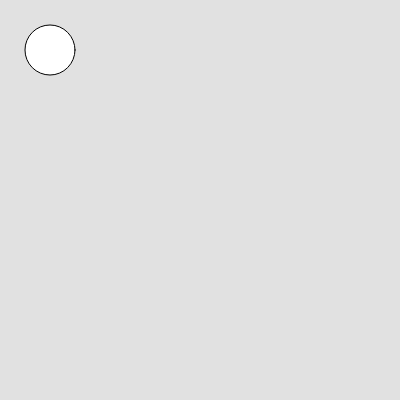
Frame 1 (no input)
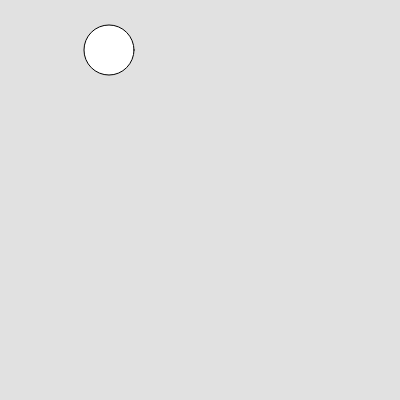
Frame 60 (no input)
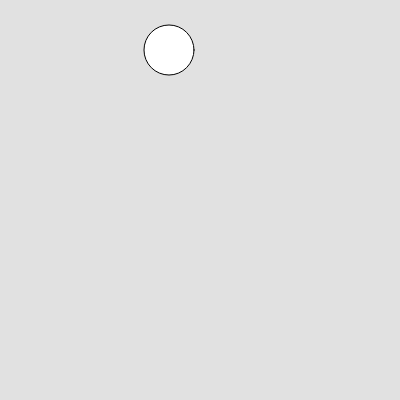
Frame 120 (the mouse pressed at the canvas centre since frame 60)

The p5.js sketch that drew these frames (run headless with seeded random() and noise() and a simulated clock; from frame 60 on, the mouse is pressed at the canvas centre):

// p5.js sketch
// ── sketch.js

function setup(){
    createCanvas(400,400);
    background(225);


}

x = 50;
function draw(){
    
    createCanvas(400,400);
    background(225);  
    ellipse(x, 50, 50, 50);
    x = x + 1

}
